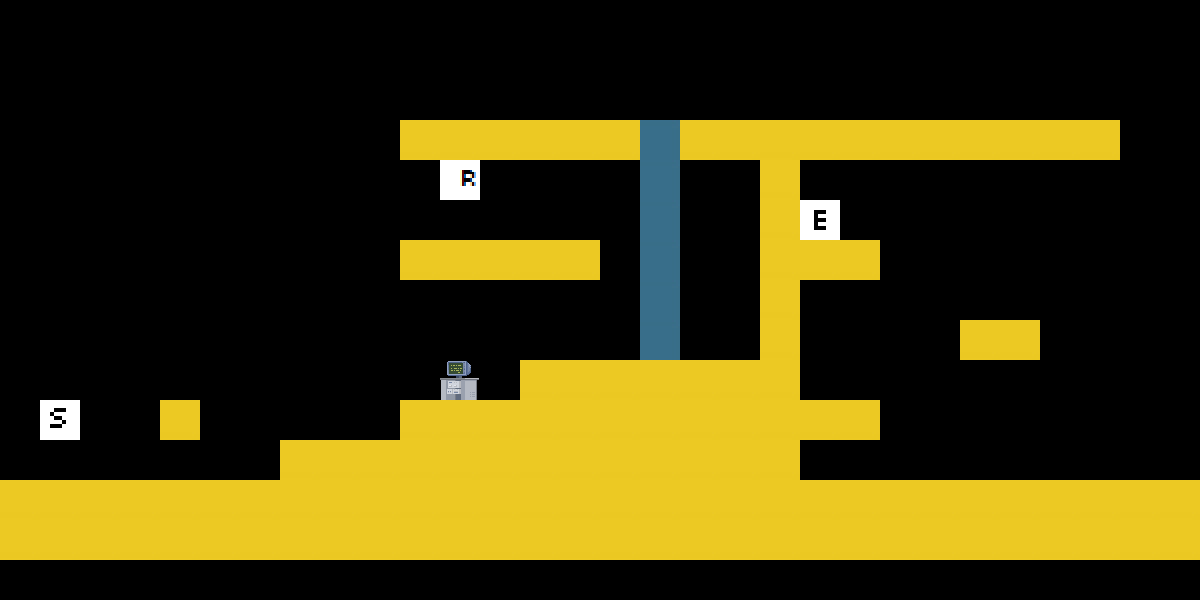

A 2D game scene composited from a Tiled map and its tileset images. What follows is a short description and the map's XML, with each tile layer's data collapsed to a summary:
An orthogonal 30x15 tile map with 40x40 px tiles, 2 tile layers (art, data).

<map version="1.0" orientation="orthogonal" width="30" height="15" tilewidth="40" tileheight="40">
 <tileset firstgid="1" name="tileset" tilewidth="40" tileheight="40">
  <image source="../tileset.png" width="200" height="200" />
 </tileset>
 <layer name="art" width="30" height="15">
  <data>[450 cells, 132 non-empty, 4 distinct tile ids]</data>
 </layer>
 <layer name="data" width="30" height="15">
  <data>[450 cells, 2 non-empty, 2 distinct tile ids]</data>
 </layer>
</map>
